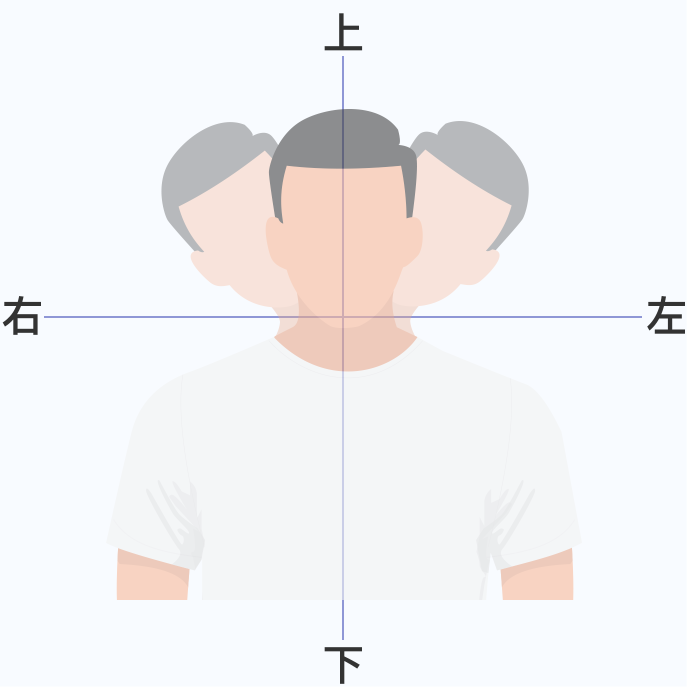
#> input picture platform/head_move/src_fig/head-1@2x.png, 1374 x 1374 px (shown at 1/2 size)
$ jupyter execute --allow-errors head_rotate.ipynb   (shell and % lines are left out)
#> lines starting #> are read from the running program, lines starting #| are printed output that depends on the picture
[cell 1]
import numpy as np
import pandas as pd
import requests
import math
import matplotlib.pyplot as plt
import matplotlib.patches as patches

# Data

#> (a cell that did not finish here is left out)

[cell 3]
def text2Df(myStr):
    lines=myStr.split('\n')
    head=lines[0].split(',')
    arr = [x.split(',') for x in lines[1:] if not not x ]
    df = pd.DataFrame(arr,columns = head)
    df['timestamp'] = df['timestamp'].astype('uint64', errors='ignore')
    df['timestamp'] = df['timestamp'] - df['timestamp'][0]
    df['difficulty'] = df['difficulty'].astype(int, errors='ignore')
    df['pos_x'] = df['pos_x'].astype(float, errors='ignore')
    df['pos_y'] = df['pos_y'].astype(float, errors='ignore')
    df['pos_z'] = df['pos_z'].astype(float, errors='ignore')
    df['angle_yaw'] = df['angle_yaw'].astype(float, errors='ignore')
    df['angle_pitch'] = df['angle_pitch'].astype(float, errors='ignore')
    df['angle_roll'] = df['angle_roll'].astype(float, errors='ignore')
    return df

#> (a cell that did not finish here is left out)

[cell 5]
def compute_angle(data, mode:str):
    if mode == 'yaw':
        ang = np.arctan(data['pos_x'] / data['pos_z']) / math.pi * 180
    elif mode == 'pitch':
        ang = np.arctan(data['pos_z'] / data['pos_y']) / math.pi * 180
    elif mode == 'roll':
        ang = np.arctan(data['pos_y'] / data['pos_x']) / math.pi * 180
    return ang

#> (the rest of this cell did not finish here and is left out)

#> (a cell that did not finish here is left out)

#> (a cell that did not finish here is left out)

# Plot

## front

[cell 8]
im_xy = plt.imread('src_fig/head-1@2x.png')
#> im_xy is the input picture: shape (1374, 1374, 4) float32; mean R, G, B, A 0.969, 0.955, 0.958, 0.999
#> (the rest of this cell did not finish here and is left out)

## right

[cell 9]
im_yz = plt.imread('src_fig/head-2@2x.png')
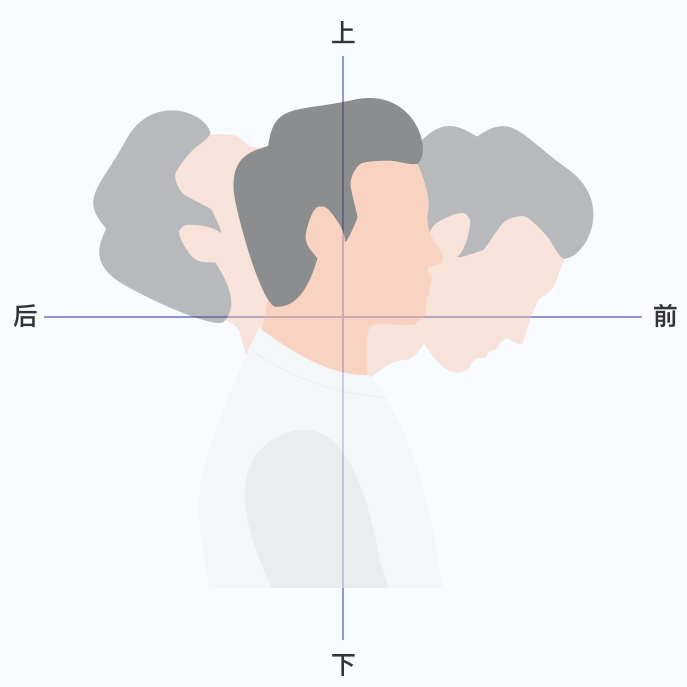
#> input picture platform/head_move/src_fig/head-2@2x.png, 1374 x 1374 px (shown at 1/2 size)
#> im_yz is the input picture: shape (1374, 1374, 4) float32; mean R, G, B, A 0.945, 0.934, 0.938, 0.999
#> (the rest of this cell did not finish here and is left out)

## top

[cell 10]
im_yz = plt.imread('src_fig/组 21@2x.png')
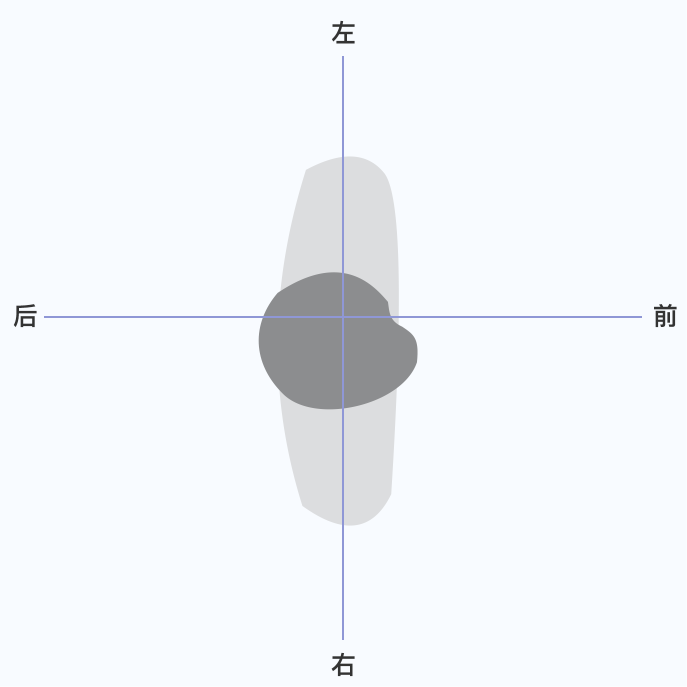
#> input picture platform/head_move/src_fig/组 21@2x.png, 1374 x 1374 px (shown at 1/2 size)
#> im_yz is the input picture: shape (1374, 1374, 4) float32; mean R, G, B, A 0.966, 0.969, 0.976, 0.999
#> (the rest of this cell did not finish here and is left out)

#> (a cell that did not finish here is left out)

[cell 12]
data2post = {
        'urlHead':'https://cos.drbrain.net/profile/tj/2022/11/25/888d6ccc-b137-414c-9a8c-a56f751cfc5d.txt',
        'urlBall':'https://cos.drbrain.net/profile/tj/2022/11/25/16d2aed6-86ab-4ce8-92d6-096341abd520.txt',
        'inPath':'./',
        'outPath':'./',
        'mode':'stand'
    }

[cell 13]
tmp = dict(sorted(data2post.items()))

[cell 14]
s=''
for k, v in tmp.items():
    s += k+v

print(s)
